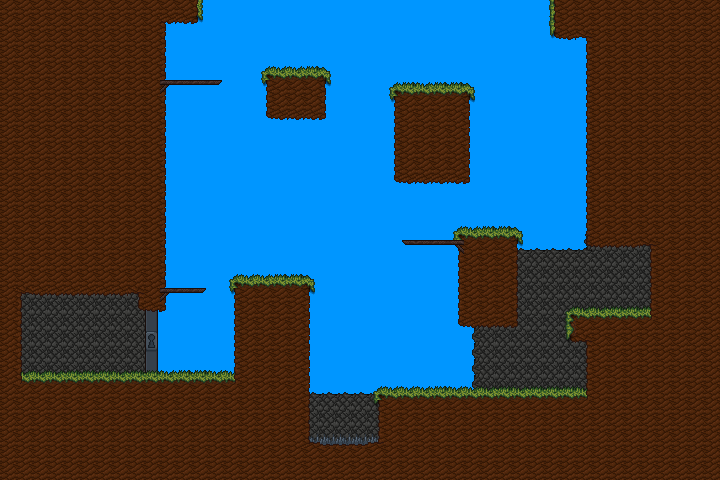

A 2D game scene composited from a Tiled map and its tileset images. What follows is a short description and the map's XML, with each tile layer's data collapsed to a summary:
An orthogonal 45x30 tile map with 16x16 px tiles, 4 tile layers (Background, Door, Foreground, Overlay) and 5 objects (spawn, flag, star, key, spikes).

<map version="1.2" tiledversion="1.2.4" orientation="orthogonal" renderorder="right-down" width="45" height="30" tilewidth="16" tileheight="16" infinite="0" backgroundcolor="#0096ff" nextlayerid="48" nextobjectid="7">
 <tileset firstgid="1" source="../Tileset.tsx" />
 <layer id="43" name="Background" width="45" height="30">
  <data>[1350 cells, 277 non-empty, 15 distinct tile ids]</data>
 </layer>
 <layer id="44" name="Door" width="45" height="30">
  <data>[1350 cells, 5 non-empty, 3 distinct tile ids]</data>
 </layer>
 <layer id="45" name="Foreground" width="45" height="30">
  <data>[1350 cells, 850 non-empty, 15 distinct tile ids]</data>
 </layer>
 <layer id="46" name="Overlay" width="45" height="30">
  <data>[1350 cells, 34 non-empty, 13 distinct tile ids]</data>
 </layer>
 <objectgroup id="47" name="Object Layer 1">
  <object id="1" name="spawn" x="271.5" y="260.5">
   <point />
  </object>
  <object id="2" name="flag" x="45.875" y="375.25">
   <point />
  </object>
  <object id="3" name="star" x="95.3333" y="312.333">
   <point />
  </object>
  <object id="4" name="key" x="608" y="288">
   <point />
  </object>
  <object id="6" name="spikes" x="306" y="433.068" width="77" height="16.1818" />
 </objectgroup>
</map>